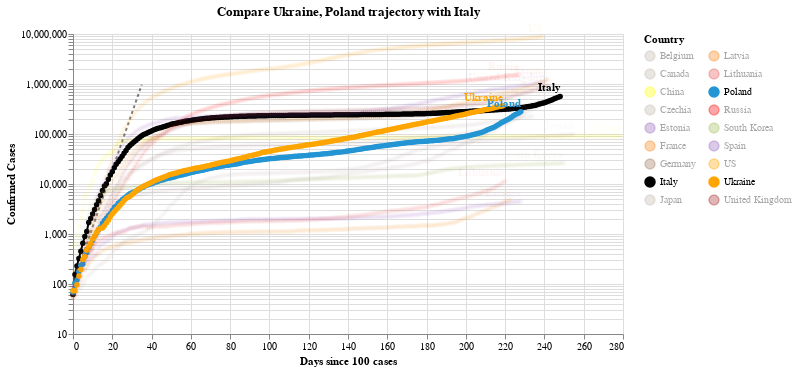

This figure's notebook cell:
### Code cell
#hide_input
chart2 = make_since_chart(dff2, ['Ukraine', 'Poland'], baseline_countries)
chart2

### Figure 1 — Vega-Lite specification as saved in the notebook (floating-point values rounded to 4 significant figures; data arrays with more than 128 entries replaced by an {"elided": "..."} marker saying what was removed)
{"config": {"view": {"continuousWidth": 400, "continuousHeight": 300}}, "layer": [{"data": {"name": "data-628230001892d6798b50651be41d1b3e"}, "mark": {"type": "line", "color": "black", "opacity": 0.5, "strokeDash": [3, 3]}, "encoding": {"x": {"type": "quantitative", "field": "Days since 100 cases"}, "y": {"type": "quantitative", "field": "Confirmed Cases"}}}, {"data": {"name": "data-c4e2f6ee80c23c21aa645df1c2853909"}, "mark": {"type": "line", "point": true}, "encoding": {"color": {"type": "nominal", "field": "Country", "legend": {"columns": 2}, "scale": {"domain": ["Belgium", "Canada", "China", "Czechia", "Estonia", "France", "Germany", "Italy", "Japan", "Latvia", "Lithuania", "Poland", "Russia", "South Korea", "Spain", "US", "Ukraine", "United Kingdom"], "range": ["#C1B7AD", "#C1B7AD", "yellow", "#C1B7AD", "#9467bd", "#F58518", "#9D755D", "black", "#C1B7AD", "#F58518", "#E45756", "#2495D3", "red", "#A1BA59", "#9467bd", "orange", "orange", "brown"]}}, "opacity": {"condition": {"value": 1, "selection": "selector003"}, "value": 0.05}, "tooltip": [{"type": "nominal", "field": "Country"}, {"type": "temporal", "field": "Date"}, {"type": "quantitative", "field": "Confirmed Cases"}, {"type": "quantitative", "field": "Days since 100 cases"}], "x": {"type": "quantitative", "field": "Days since 100 cases"}, "y": {"type": "quantitative", "field": "Confirmed Cases", "scale": {"type": "log"}}}, "selection": {"selector003": {"type": "multi", "fields": ["Country"], "bind": "legend", "init": [{"Country": "Ukraine"}, {"Country": "Poland"}, {"Country": "Italy"}]}}, "width": 550}, {"data": {"name": "data-c4e2f6ee80c23c21aa645df1c2853909"}, "mark": {"type": "text", "align": "right", "dy": -8, "fontWeight": "bold"}, "encoding": {"color": {"type": "nominal", "field": "Country", "legend": {"columns": 2}, "scale": {"domain": ["Belgium", "Canada", "China", "Czechia", "Estonia", "France", "Germany", "Italy", "Japan", "Latvia", "Lithuania", "Poland", "Russia", "South Korea", "Spain", "US", "Ukraine", "United Kingdom"], "range": ["#C1B7AD", "#C1B7AD", "yellow", "#C1B7AD", "#9467bd", "#F58518", "#9D755D", "black", "#C1B7AD", "#F58518", "#E45756", "#2495D3", "red", "#A1BA59", "#9467bd", "orange", "orange", "brown"]}}, "opacity": {"condition": {"value": 1, "selection": "selector003"}, "value": 0.05}, "text": {"type": "nominal", "field": "Country"}, "tooltip": [{"type": "nominal", "field": "Country"}, {"type": "temporal", "field": "Date"}, {"type": "quantitative", "field": "Confirmed Cases"}, {"type": "quantitative", "field": "Days since 100 cases"}], "x": {"type": "quantitative", "field": "Days since 100 cases"}, "y": {"type": "quantitative", "field": "Confirmed Cases", "scale": {"type": "log"}}}, "transform": [{"filter": "(datum['Date'] >= 1603756800000)"}], "width": 550}], "title": "Compare Ukraine, Poland trajectory with Italy", "$schema": "https://vega.github.io/schema/vega-lite/v4.8.1.json", "datasets": {"data-628230001892d6798b50651be41d1b3e": [{"Days since 100 cases": 0, "Confirmed Cases": 100.0}, {"Days since 100 cases": 1, "Confirmed Cases": 130.0}, {"Days since 100 cases": 2, "Confirmed Cases": 169.0}, {"Days since 100 cases": 3, "Confirmed Cases": 219.7}, {"Days since 100 cases": 4, "Confirmed Cases": 285.6}, {"Days since 100 cases": 5, "Confirmed Cases": 371.3}, {"Days since 100 cases": 6, "Confirmed Cases": 482.7}, {"Days since 100 cases": 7, "Confirmed Cases": 627.5}, {"Days since 100 cases": 8, "Confirmed Cases": 815.7}, {"Days since 100 cases": 9, "Confirmed Cases": 1060.0}, {"Days since 100 cases": 10, "Confirmed Cases": 1379.0}, {"Days since 100 cases": 11, "Confirmed Cases": 1792.0}, {"Days since 100 cases": 12, "Confirmed Cases": 2330.0}, {"Days since 100 cases": 13, "Confirmed Cases": 3029.0}, {"Days since 100 cases": 14, "Confirmed Cases": 3937.0}, {"Days since 100 cases": 15, "Confirmed Cases": 5119.0}, {"Days since 100 cases": 16, "Confirmed Cases": 6654.0}, {"Days since 100 cases": 17, "Confirmed Cases": 8650.0}, {"Days since 100 cases": 18, "Confirmed Cases": 11250.0}, {"Days since 100 cases": 19, "Confirmed Cases": 14620.0}, {"Days since 100 cases": 20, "Confirmed Cases": 19000.0}, {"Days since 100 cases": 21, "Confirmed Cases": 24710.0}, {"Days since 100 cases": 22, "Confirmed Cases": 32120.0}, {"Days since 100 cases": 23, "Confirmed Cases": 41750.0}, {"Days since 100 cases": 24, "Confirmed Cases": 54280.0}, {"Days since 100 cases": 25, "Confirmed Cases": 70560.0}, {"Days since 100 cases": 26, "Confirmed Cases": 91730.0}, {"Days since 100 cases": 27, "Confirmed Cases": 119300.0}, {"Days since 100 cases": 28, "Confirmed Cases": 155000.0}, {"Days since 100 cases": 29, "Confirmed Cases": 201500.0}, {"Days since 100 cases": 30, "Confirmed Cases": 262000.0}, {"Days since 100 cases": 31, "Confirmed Cases": 340600.0}, {"Days since 100 cases": 32, "Confirmed Cases": 442800.0}, {"Days since 100 cases": 33, "Confirmed Cases": 575600.0}, {"Days since 100 cases": 34, "Confirmed Cases": 748300.0}, {"Days since 100 cases": 35, "Confirmed Cases": 972800.0}], "data-c4e2f6ee80c23c21aa645df1c2853909": {"elided": "4299 records"}}}
